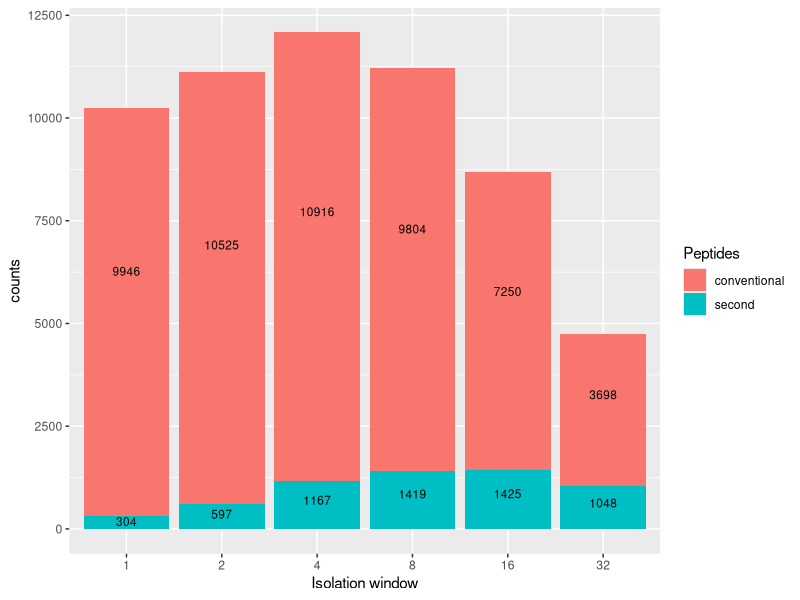
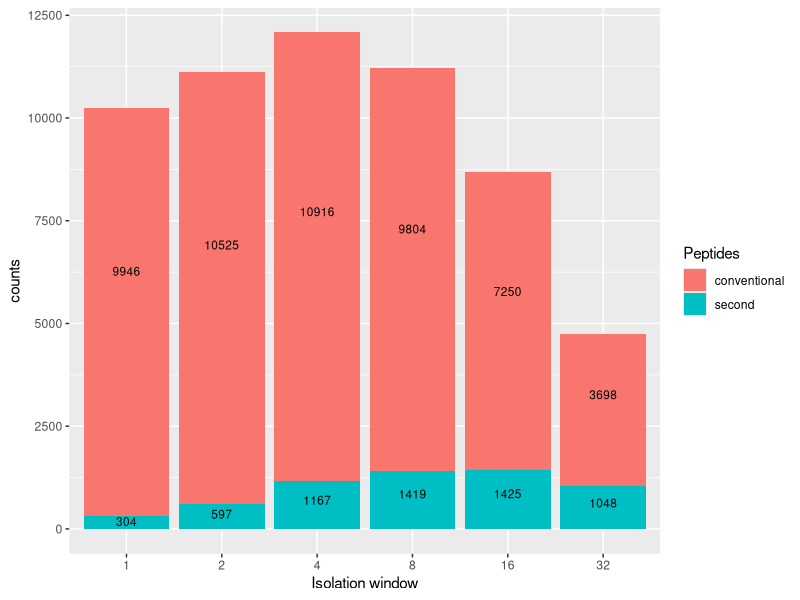

Write R code to recreate these figures, in order.
library(ggplot2)

identified <- c(9946,10525,10916,9804,7250,3698)
second_peptides <- c(304,597,1167,1419,1425,1048)
isolation_window <- c(1,2,4,8,16,32)

df <- as.data.frame(c(identified, second_peptides))
df$Peptides <- c(rep("conventional",6),rep("second",6))
df$window <- as.factor(rep(isolation_window, 2))

colnames(df) <- c("counts", "Peptides", "Window" )


# create stacked barplot
b_plot <- ggplot(df, aes(fill = Peptides, y = counts , x= Window, label = counts)) +
  geom_bar( position = "stack",stat="identity") +
  geom_text(size = 3, position = position_stack(vjust = 0.6)) +
  xlab("Isolation window") +
  labs(fill = "Peptides")
b_plot
ggsave("N:/1_A_Bachelor_Master_Intern/00_M_2022/David/Data/evaluation_masterthesis/pics/graph_secondpeptides.png",
       width = 7,
       height = 3.5)
